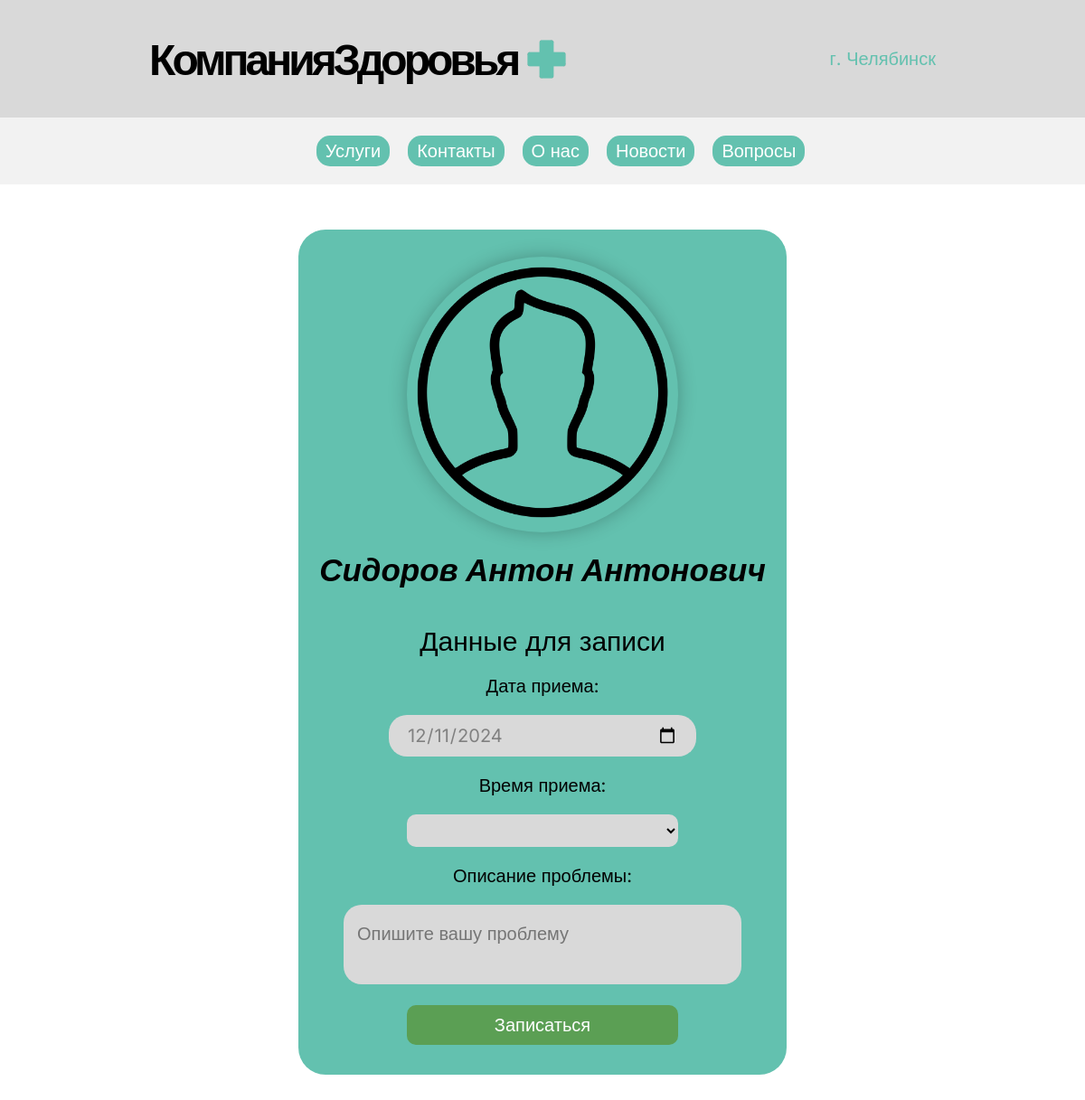
The app's page /make_appointment/1/ (signed in), older data.
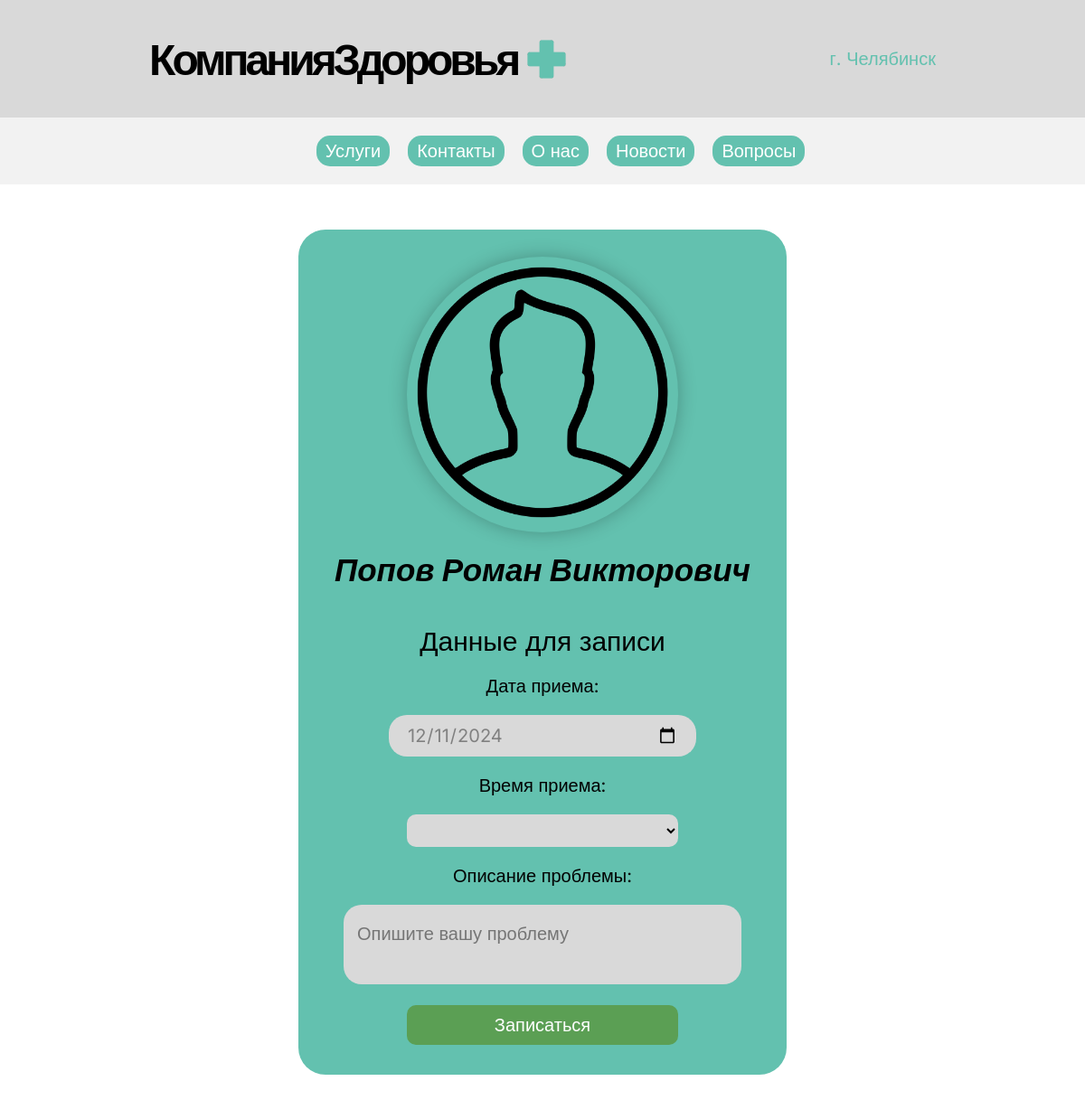
The same page, newer data.
### main/models.py (models this page shows, shortened)
class Doctor(models.Model):
    GENDER_CHOICES = [
        ('M', 'Мужчина'),
        ('F', 'Женщина'),
    ]
    PROFESSION_CHOICES = [
        ("Терапевт", "Терапевт"),
        ("Хирург", "Хирург"),
        ("Педиатр", "Педиатр"),
        ("Офтальмолог", "Офтальмолог"),
        ("Кардиолог", "Кардиолог"),
        ("Невролог", "Невролог"),
        ("Эндокринолог", "Эндокринолог"),
        ("Дерматолог", "Дерматолог"),
        ("Уролог", "Уролог"),
        ("Гинеколог", "Гинеколог"),
        ("Отоларинголог (ЛОР)", "Отоларинголог (ЛОР)"),
        ("Стоматолог", "Стоматолог"),
        ("Психиатр", "Психиатр"),
        ("Пульмонолог", "Пульмонолог"),
        ("Гастроэнтеролог", "Гастроэнтеролог"),
        ("Ревматолог", "Ревматолог"),
        ("Онколог", "Онколог"),
        ("Травматолог-ортопед", "Травматолог-ортопед"),
        ("Фтизиатр", "Фтизиатр"),
        ("Инфекционист", "Инфекционист"),
        ("Нефролог", "Нефролог"),
        ("Гематолог", "Гематолог"),
        ("Аллерголог-иммунолог", "Аллерголог-иммунолог"),
        ("Венеролог", "Венеролог"),
        ("Сосудистый хирург", "Сосудистый хирург"),
        ("Ангиолог", "Ангиолог"),
        ("Анестезиолог-реаниматолог", "Анестезиолог-реаниматолог"),
        ("Маммолог", "Маммолог"),
        ("Проктолог", "Проктолог"),
        ("Гепатолог", "Гепатолог"),
        ("Косметолог", "Косметолог"),
        ("Физиотерапевт", "Физиотерапевт"),
        ("Логопед", "Логопед"),
        ("Дефектолог", "Дефектолог"),
        ("Генетик", "Генетик"),
    ]
    DISTRICT_CHOICES = [
        ("Центральный", "Центральный"),
        ("Калининский", "Калининский"),
        ("Курчатовский", "Курчатовский"),
        ("Ленинский", "Ленинский"),
        ("Металлургический", "Металлургический"),
        ("Советский", "Советский"),
        ("Тракторозаводский", "Тракторозаводский"),
    ]
    fio = models.CharField('ФИО', max_length=100)
    phone = models.CharField('Номер телефона', max_length=11)
    email = models.CharField('Почта', max_length=100)
    profession = models.CharField('Специальность', max_length=65, choices=PROFESSION_CHOICES)
    experience = models.IntegerField('Стаж')
    room = models.CharField('Кабинет', max_length=50)
    area = models.CharField('Район работы', max_length=100, choices=DISTRICT_CHOICES)
    adress = models.CharField('Адрес кабинета', max_length=120)
    image = models.ImageField('Изображение профиля', null=True, blank=True, upload_to='images/')
    password = models.CharField('Пароль', max_length=120)
    gender = models.CharField('Пол', max_length=1, choices=GENDER_CHOICES, default='M')
    class Meta:
        verbose_name = "Доктор"
        verbose_name_plural = "Доктора"

### main/views.py (the view, shortened to what this page needs)
# urls.py: path('make_appointment/<int:doctor_id>/', views.make_appointment, name='make_appointment'),
def make_appointment(request, doctor_id):
    patient_id = request.session.get('patient_id')
    if not patient_id:
        return HttpResponse("alert", content_type="application/x-javascript")
    try:
        patient = Patient.objects.get(id=patient_id)
    except Patient.DoesNotExist:
        return redirect('login')
    doctor = get_object_or_404(Doctor, id=doctor_id)
    now = timezone.now()
    selected_date = request.GET.get('appointment_date')
    if selected_date:
        try:
            selected_date = datetime.strptime(selected_date, "%Y-%m-%d").date()
        except ValueError:
            selected_date = now.date()
    else:
        selected_date = now.date()
    available_slots = []
    doctor_schedule = DoctorSchedule.objects.filter(doctor=doctor, date=selected_date).first()
    if request.headers.get('x-requested-with') == 'XMLHttpRequest':
        return JsonResponse({'slots': available_slots})
    error_message = None
    return render(request, 'main/make_appointment.html', {
        'doctor': doctor,
        'available_slots': available_slots,
        'selected_date': selected_date,
        'error_message': error_message
    })

### main/templates/main/make_appointment.html (shortened to what this page needs)
<!DOCTYPE html>
<html lang="ru">
<head>
    {% load static %}
    <link rel="stylesheet" href="{% static '/css/main.css' %}">
    <link rel="stylesheet" href="{% static '/css/make_appointments.css' %}">
</head>
<body>
    {% include 'main/header.html' %}
    <div class="container-makeAppointments">
        <div class="profile-container-img">
            <img src="{% if doctor.image %}{{ doctor.image.url }}{% else %}{% static '/img/defalt.png' %}{% endif %}" alt="doctor-img">
        </div>
        <h1>{{ doctor.fio }}</h1>
        <h2>Данные для записи</h2>
        <form method="post" id="date-form">
            <label for="appointment-date">Дата приема:</label>
            <input type="date" id="appointment-date" name="appointment_date" value="{{ selected_date|date:'Y-m-d' }}"" required>
            <label for="appointment-time">Время приема:</label>
            <select id="appointment-time" name="appointment_time" required>
            </select>
            <label for="description">Описание проблемы:</label>
            <textarea id="description" name="description" placeholder="Опишите вашу проблему" required>{{ description }}</textarea>
            <button type="submit">Записаться</button>
        </form>
    </div>
</body>
</html>

Row changes from the older to the newer data that the page shows:
changed Doctor: fio "Сидоров Антон Антонович" → "Попов Роман Викторович"
